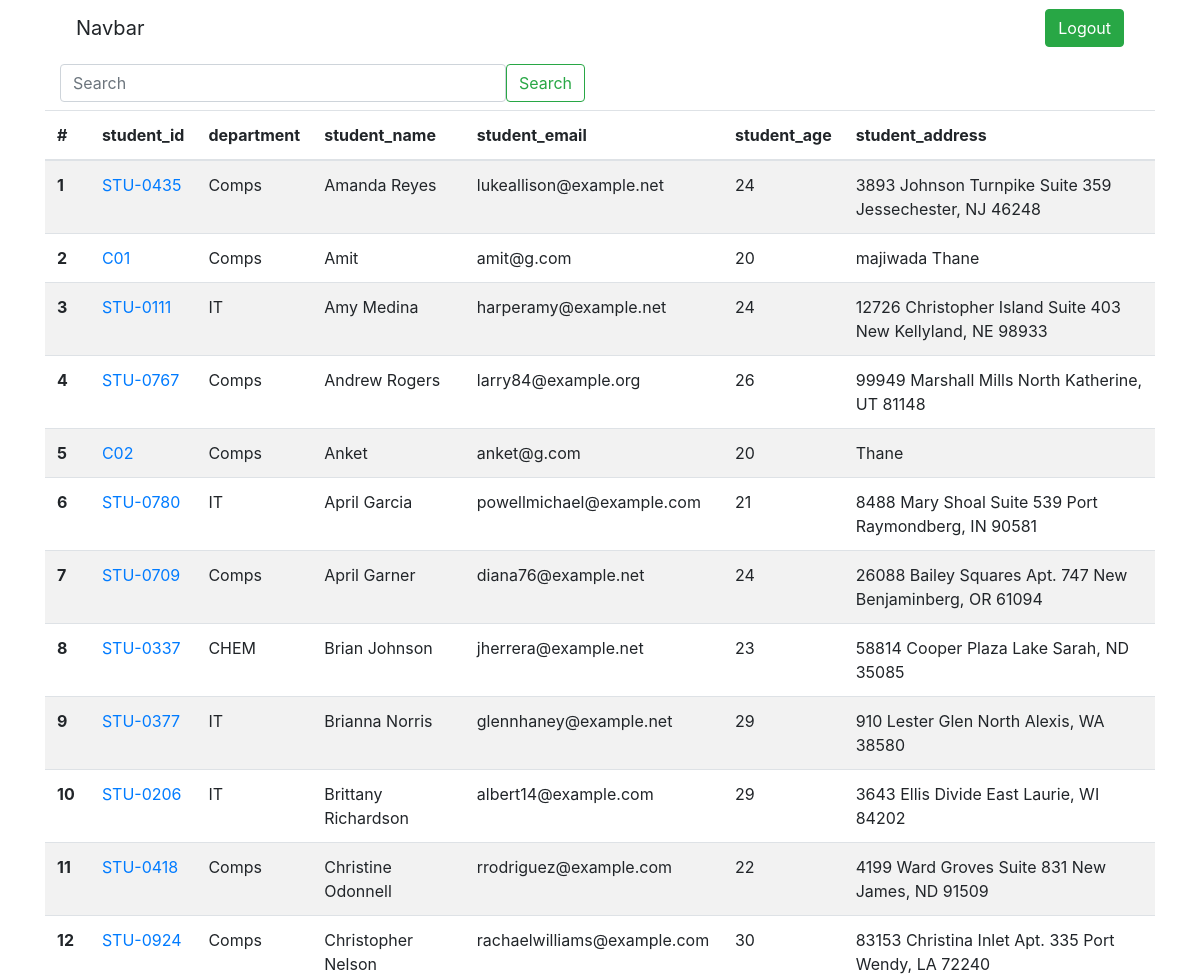
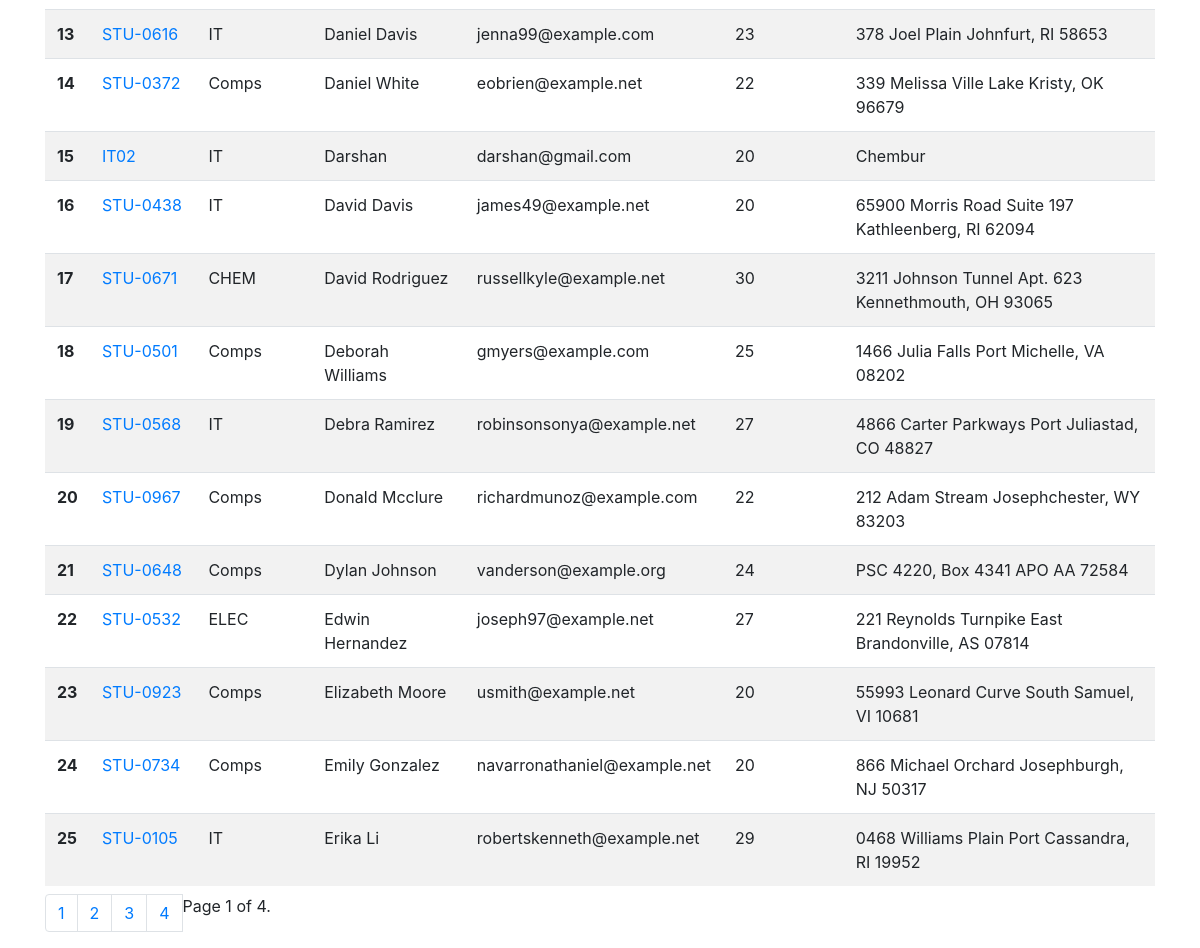
/receipe/students, run on an earlier commit of the app's database (2 pictures, top to bottom).
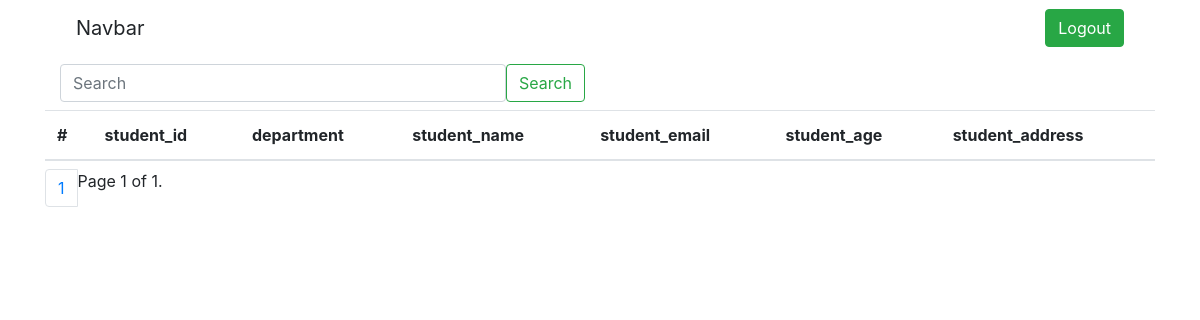
And on a later commit of the database.
### receipe/models.py (models this page shows, shortened)
class Student(models.Model):
    department = models.ForeignKey(Department, related_name='depart', on_delete=models.CASCADE)
    student_id = models.OneToOneField(StudentId, related_name='student_id',on_delete=models.CASCADE)
    student_name = models.CharField(max_length=200)
    student_email = models.EmailField(unique=True)
    student_age = models.IntegerField(default=18)
    student_address = models.CharField(max_length=800)
    is_deleted= models.BooleanField(default=False)
    objects = ReceipeManager()
    admin_objects = models.Manager()
    class Meta:
        ordering = ['student_name']
        verbose_name = 'Student1'

class StudentId(models.Model):
    studentid = models.CharField(max_length=100)
    def __str__(self):
        return self.studentid

class Department(models.Model):
    department = models.CharField(max_length=100)
    class Meta:
        ordering = ['department']

### receipe/views.py (the view)
# urls.py: path('students', views.get_students, name='students'),
def get_students(request):
    students = Student.objects.all()
    search = request.GET.get('search')
    if search:
        students = Student.objects.filter(
            Q(student_name__icontains = search) | Q(student_address__icontains = search) | Q(student_email__icontains = search) | Q(student_age__icontains = search) | Q(department__department__icontains = search)
            )
    paginator = Paginator(students, 25)  # Show 25 contacts per page.
    page_number = request.GET.get("page", 1)
    page_obj = paginator.get_page(page_number)
    total_pages = range(1,paginator.num_pages+1)
    context = {'page_obj':page_obj, 'total_pages':total_pages}
    return render(request, 'receipe/student.html', context)

### receipe/models.py (called while the page is built)
    def get_queryset(self):
        return super().get_queryset().filter(is_deleted = False)

### templates/receipe/student.html
{% extends 'receipe_base.html' %}
{% block body %}
<div class="container mt-2">
  <div class="row">
    <div class="col-md-6">
      <form class="d-flex" role="search">
        <input class="form-control me-2" name='search' type="search" placeholder="Search" aria-label="Search">
        <button class="btn btn-outline-success" type="submit">Search</button>
      </form>
    </div>
  </div>
</div>
<table class="table table-striped my-2">
    <thead>
      <tr>
        <th scope="col">#</th>
        <th scope="col">student_id</th>
        <th scope="col">department</th>
        <th scope="col">student_name</th>
        <th scope="col">student_email</th>
        <th scope="col">student_age</th>
        <th scope="col">student_address</th>
      </tr>
    </thead>
    <tbody>
    {% for student in page_obj%}
      <tr>
        <th scope="row">{{forloop.counter}}</th>
        <td><a href="{% url 'see_marks' student.student_id %}">{{student.student_id.studentid}}</a></td>
        <td>{{student.department.department}}</td>
        <td>{{student.student_name}}</td>
        <td>{{student.student_email}}</td>
        <td>{{student.student_age}}</td>
        <td>{{student.student_address}}</td>
    {% endfor %}
    </tr>
    </tbody>
</table>
    <nav aria-label="Page navigation example">
        <ul class="pagination">
            {% for page_number in total_pages%}
            <li class="page-item"><a class="page-link" href="?page={{page_number}}">{{page_number}}</a></li>
            {% endfor %}
            <span class="current">
                Page {{ page_obj.number }} of {{ page_obj.paginator.num_pages }}.
            </span>
    </ul>
</nav>
{% endblock %}

What changed in the data, as far as the page shows it:
removed Student: student_id.studentid "STU-0435", department.department "Comps", student_name "Amanda Reyes", student_email "lukeallison@example.net", student_age "24", student_address "3893 Johnson Turnpike Suite 359 Jessechester, NJ 46248"
removed Student: student_id.studentid "C01", department.department "Comps", student_name "Amit", student_email "amit@g.com", student_age "20", student_address "majiwada Thane"
removed Student: student_id.studentid "STU-0111", department.department "IT", student_name "Amy Medina", student_email "harperamy@example.net", student_age "24", student_address "12726 Christopher Island Suite 403 New Kellyland, NE 98933"
removed Student: student_id.studentid "STU-0767", department.department "Comps", student_name "Andrew Rogers", student_email "larry84@example.org", student_age "26", student_address "99949 Marshall Mills North Katherine, UT 81148"
removed Student: student_id.studentid "C02", department.department "Comps", student_name "Anket", student_email "anket@g.com", student_age "20", student_address "Thane"
removed Student: student_id.studentid "STU-0780", department.department "IT", student_name "April Garcia", student_email "powellmichael@example.com", student_age "21", student_address "8488 Mary Shoal Suite 539 Port Raymondberg, IN 90581"
removed Student: student_id.studentid "STU-0709", department.department "Comps", student_name "April Garner", student_email "diana76@example.net", student_age "24", student_address "26088 Bailey Squares Apt. 747 New Benjaminberg, OR 61094"
removed Student: student_id.studentid "STU-0337", department.department "CHEM", student_name "Brian Johnson", student_email "jherrera@example.net", student_age "23", student_address "58814 Cooper Plaza Lake Sarah, ND 35085"
removed Student: student_id.studentid "STU-0377", department.department "IT", student_name "Brianna Norris", student_email "glennhaney@example.net", student_age "29", student_address "910 Lester Glen North Alexis, WA 38580"
removed Student: student_id.studentid "STU-0206", department.department "IT", student_name "Brittany Richardson", student_email "albert14@example.com", student_age "29", student_address "3643 Ellis Divide East Laurie, WI 84202"
removed Student: student_id.studentid "STU-0418", department.department "Comps", student_name "Christine Odonnell", student_email "rrodriguez@example.com", student_age "22", student_address "4199 Ward Groves Suite 831 New James, ND 91509"
removed Student: student_id.studentid "STU-0924", department.department "Comps", student_name "Christopher Nelson", student_email "rachaelwilliams@example.com", student_age "30", student_address "83153 Christina Inlet Apt. 335 Port Wendy, LA 72240"
removed Student: student_id.studentid "STU-0616", department.department "IT", student_name "Daniel Davis", student_email "jenna99@example.com", student_age "23", student_address "378 Joel Plain Johnfurt, RI 58653"
removed Student: student_id.studentid "STU-0372", department.department "Comps", student_name "Daniel White", student_email "eobrien@example.net", student_age "22", student_address "339 Melissa Ville Lake Kristy, OK 96679"
removed Student: student_id.studentid "IT02", department.department "IT", student_name "Darshan", student_email "darshan@gmail.com", student_age "20", student_address "Chembur"
removed Student: student_id.studentid "STU-0438", department.department "IT", student_name "David Davis", student_email "james49@example.net", student_age "20", student_address "65900 Morris Road Suite 197 Kathleenberg, RI 62094"
removed Student: student_id.studentid "STU-0671", department.department "CHEM", student_name "David Rodriguez", student_email "russellkyle@example.net", student_age "30", student_address "3211 Johnson Tunnel Apt. 623 Kennethmouth, OH 93065"
removed Student: student_id.studentid "STU-0501", department.department "Comps", student_name "Deborah Williams", student_email "gmyers@example.com", student_age "25", student_address "1466 Julia Falls Port Michelle, VA 08202"
removed Student: student_id.studentid "STU-0568", department.department "IT", student_name "Debra Ramirez", student_email "robinsonsonya@example.net", student_age "27", student_address "4866 Carter Parkways Port Juliastad, CO 48827"
removed Student: student_id.studentid "STU-0967", department.department "Comps", student_name "Donald Mcclure", student_email "richardmunoz@example.com", student_age "22", student_address "212 Adam Stream Josephchester, WY 83203"
removed Student: student_id.studentid "STU-0648", department.department "Comps", student_name "Dylan Johnson", student_email "vanderson@example.org", student_age "24", student_address "PSC 4220, Box 4341 APO AA 72584"
removed Student: student_id.studentid "STU-0532", department.department "ELEC", student_name "Edwin Hernandez", student_email "joseph97@example.net", student_age "27", student_address "221 Reynolds Turnpike East Brandonville, AS 07814"
removed Student: student_id.studentid "STU-0923", department.department "Comps", student_name "Elizabeth Moore", student_email "usmith@example.net", student_age "20", student_address "55993 Leonard Curve South Samuel, VI 10681"
removed Student: student_id.studentid "STU-0734", department.department "Comps", student_name "Emily Gonzalez", student_email "navarronathaniel@example.net", student_age "20", student_address "866 Michael Orchard Josephburgh, NJ 50317"
removed Student: student_id.studentid "STU-0105", department.department "IT", student_name "Erika Li", student_email "robertskenneth@example.net", student_age "29", student_address "0468 Williams Plain Port Cassandra, RI 19952"
Also different on the page:
{{ page_obj.paginator.num_pages }}: "4" → "1"
list line gone: "2"
list line gone: "3"
list line gone: "4"
